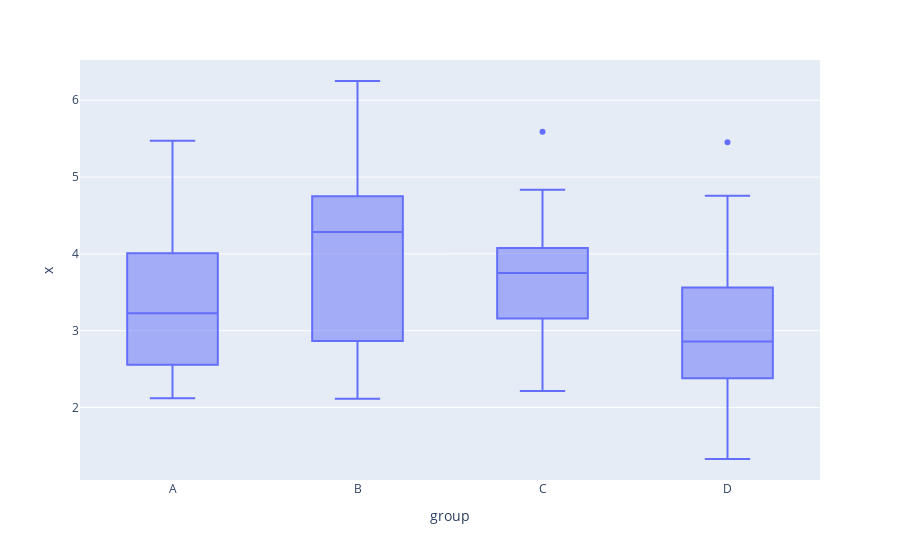

Here is the notebook cell this chart was saved with:
### Code cell
# boxplots of x by group
plotly.express.box(data1, x = "group", y = "x")

### Figure 1 — Plotly figure (JSON) as saved in the notebook; plotly's stock layout.template omitted (floating-point values rounded to 4 significant figures)
{"data": [{"alignmentgroup": "True", "hoverlabel": {"namelength": 0}, "hovertemplate": "group=%{x}<br>x=%{y}", "legendgroup": "", "marker": {"color": "#636efa"}, "name": "", "notched": false, "offsetgroup": "", "orientation": "v", "showlegend": false, "type": "box", "x": ["A", "A", "A", "A", "A", "A", "A", "A", "A", "A", "A", "A", "A", "A", "A", "A", "A", "A", "A", "A", "A", "A", "A", "A", "A", "B", "B", "B", "B", "B", "B", "B", "B", "B", "B", "B", "B", "B", "B", "B", "B", "B", "B", "B", "B", "B", "B", "B", "B", "B", "C", "C", "C", "C", "C", "C", "C", "C", "C", "C", "C", "C", "C", "C", "C", "C", "C", "C", "C", "C", "C", "C", "C", "C", "C", "D", "D", "D", "D", "D", "D", "D", "D", "D", "D", "D", "D", "D", "D", "D", "D", "D", "D", "D", "D", "D", "D", "D", "D", "D"], "x0": " ", "xaxis": "x", "y": [3.596, 2.705, 2.552, 2.134, 2.317, 5.473, 3.767, 3.087, 2.655, 3.548, 3.578, 4.84, 3.815, 2.119, 5.23, 4.752, 4.59, 2.557, 2.564, 2.145, 3.408, 4.731, 2.285, 3.224, 3.226, 2.462, 4.731, 2.347, 3.344, 5.319, 3.917, 2.9, 4.488, 2.565, 4.978, 3.702, 2.708, 4.811, 2.112, 4.474, 4.616, 5.871, 3.035, 4.389, 6.251, 3.404, 5.24, 4.284, 4.636, 2.763, 3.75, 5.59, 3.397, 4.601, 4.836, 3.953, 3.674, 3.138, 4.004, 4.281, 4.714, 3.478, 4.108, 3.992, 2.214, 3.981, 3.037, 2.942, 2.336, 2.869, 3.74, 3.377, 3.164, 4.064, 4.045, 3.021, 1.546, 1.329, 2.86, 4.293, 3.013, 1.695, 2.56, 3.52, 2.639, 3.622, 2.743, 3.663, 2.043, 4.757, 3.704, 3.224, 5.453, 3.047, 1.729, 2.674, 2.407, 2.776, 3.542, 2.302], "y0": " ", "yaxis": "y"}], "layout": {"boxmode": "group", "legend": {"tracegroupgap": 0}, "margin": {"t": 60}, "xaxis": {"anchor": "y", "domain": [0, 1], "title": {"text": "group"}}, "yaxis": {"anchor": "x", "domain": [0, 1], "title": {"text": "x"}}}}
